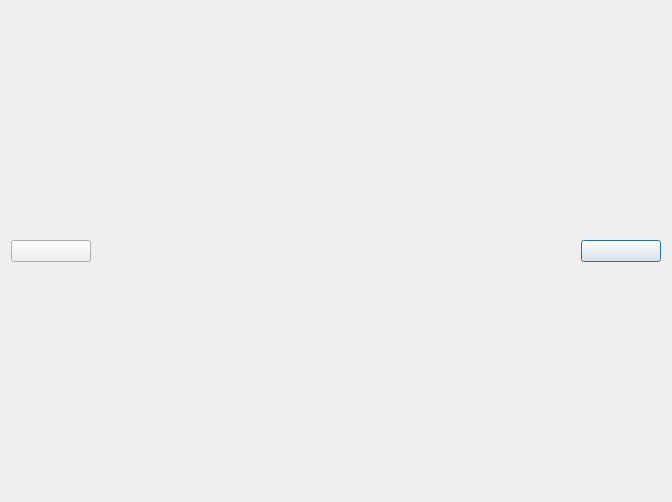
<?xml version="1.0" encoding="UTF-8"?>
<ui version="4.0">
 <class>PicShow</class>
 <widget class="QDialog" name="PicShow">
  <property name="geometry">
   <rect>
    <x>0</x>
    <y>0</y>
    <width>672</width>
    <height>502</height>
   </rect>
  </property>
  <property name="windowTitle">
   <string>Dialog</string>
  </property>
  <layout class="QHBoxLayout" name="horizontalLayout">
   <item>
    <layout class="QGridLayout" name="gridLayout">
     <item row="0" column="2">
      <spacer name="verticalSpacer">
       <property name="orientation">
        <enum>Qt::Vertical</enum>
       </property>
       <property name="sizeHint" stdset="0">
        <size>
         <width>20</width>
         <height>40</height>
        </size>
       </property>
      </spacer>
     </item>
     <item row="1" column="1">
      <spacer name="horizontalSpacer">
       <property name="orientation">
        <enum>Qt::Horizontal</enum>
       </property>
       <property name="sizeHint" stdset="0">
        <size>
         <width>40</width>
         <height>20</height>
        </size>
       </property>
      </spacer>
     </item>
     <item row="1" column="4">
      <widget class="QWidget" name="widget_2" native="true">
       <property name="minimumSize">
        <size>
         <width>80</width>
         <height>0</height>
        </size>
       </property>
       <property name="maximumSize">
        <size>
         <width>80</width>
         <height>16777215</height>
        </size>
       </property>
       <layout class="QVBoxLayout" name="verticalLayout_2">
        <property name="spacing">
         <number>7</number>
        </property>
        <property name="leftMargin">
         <number>0</number>
        </property>
        <property name="topMargin">
         <number>0</number>
        </property>
        <property name="rightMargin">
         <number>0</number>
        </property>
        <property name="bottomMargin">
         <number>0</number>
        </property>
        <item>
         <widget class="PicButton" name="next_btn">
          <property name="text">
           <string/>
          </property>
         </widget>
        </item>
       </layout>
      </widget>
     </item>
     <item row="1" column="0">
      <widget class="QWidget" name="widget" native="true">
       <property name="minimumSize">
        <size>
         <width>80</width>
         <height>0</height>
        </size>
       </property>
       <property name="maximumSize">
        <size>
         <width>80</width>
         <height>16777215</height>
        </size>
       </property>
       <layout class="QVBoxLayout" name="verticalLayout">
        <property name="spacing">
         <number>7</number>
        </property>
        <property name="leftMargin">
         <number>0</number>
        </property>
        <property name="topMargin">
         <number>0</number>
        </property>
        <property name="rightMargin">
         <number>0</number>
        </property>
        <property name="bottomMargin">
         <number>0</number>
        </property>
        <item>
         <widget class="PicButton" name="previous_btn">
          <property name="text">
           <string/>
          </property>
         </widget>
        </item>
       </layout>
      </widget>
     </item>
     <item row="1" column="3">
      <spacer name="horizontalSpacer_2">
       <property name="orientation">
        <enum>Qt::Horizontal</enum>
       </property>
       <property name="sizeHint" stdset="0">
        <size>
         <width>40</width>
         <height>20</height>
        </size>
       </property>
      </spacer>
     </item>
     <item row="1" column="2">
      <widget class="QLabel" name="label">
       <property name="text">
        <string/>
       </property>
      </widget>
     </item>
     <item row="2" column="2">
      <spacer name="verticalSpacer_2">
       <property name="orientation">
        <enum>Qt::Vertical</enum>
       </property>
       <property name="sizeHint" stdset="0">
        <size>
         <width>20</width>
         <height>40</height>
        </size>
       </property>
      </spacer>
     </item>
    </layout>
   </item>
  </layout>
 </widget>
 <customwidgets>
  <customwidget>
   <class>PicButton</class>
   <extends>QPushButton</extends>
   <header location="global">picbutton.h</header>
  </customwidget>
 </customwidgets>
 <resources/>
 <connections/>
</ui>
